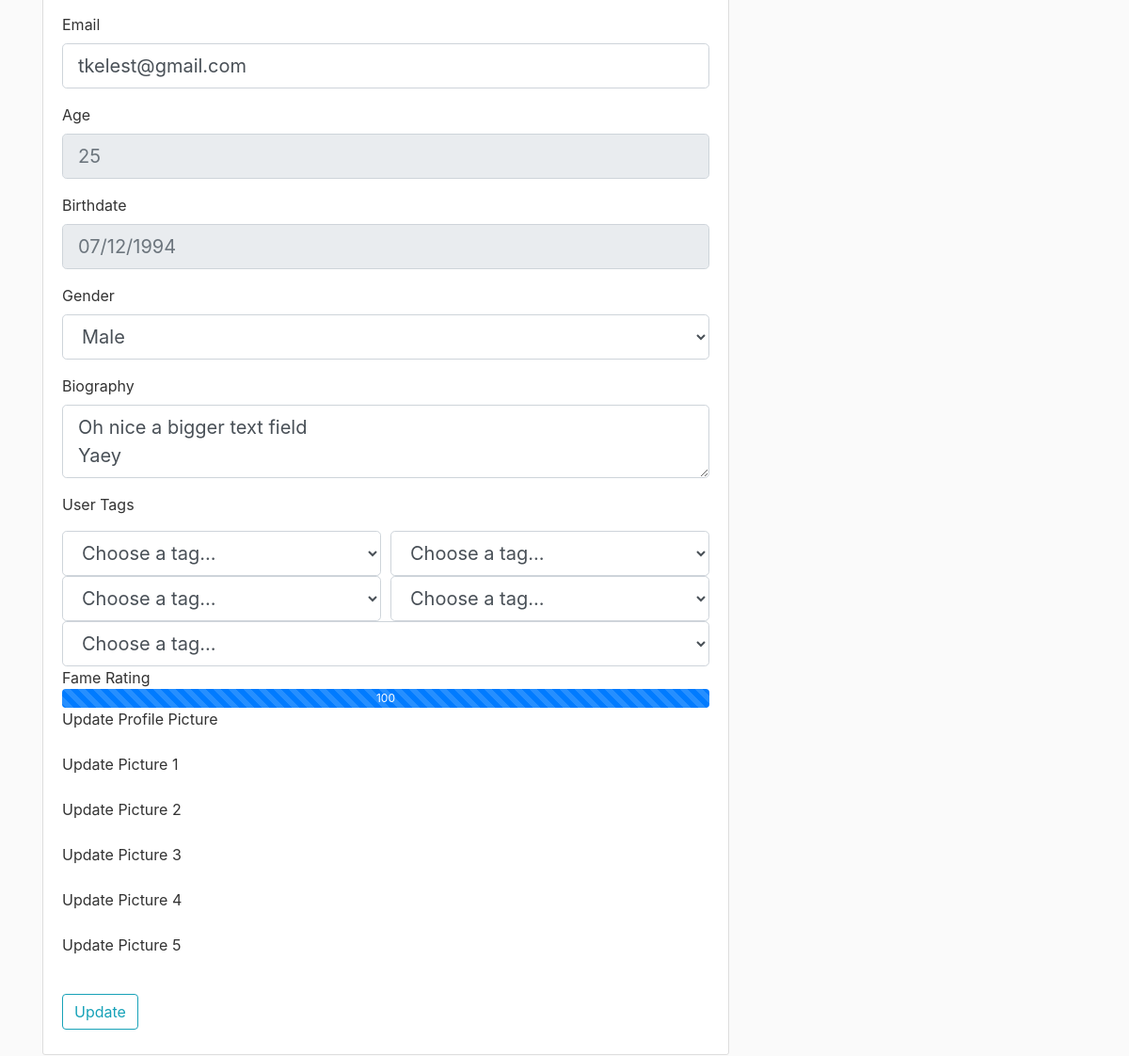
Before: /account (signed in, lower part) with the older database file.
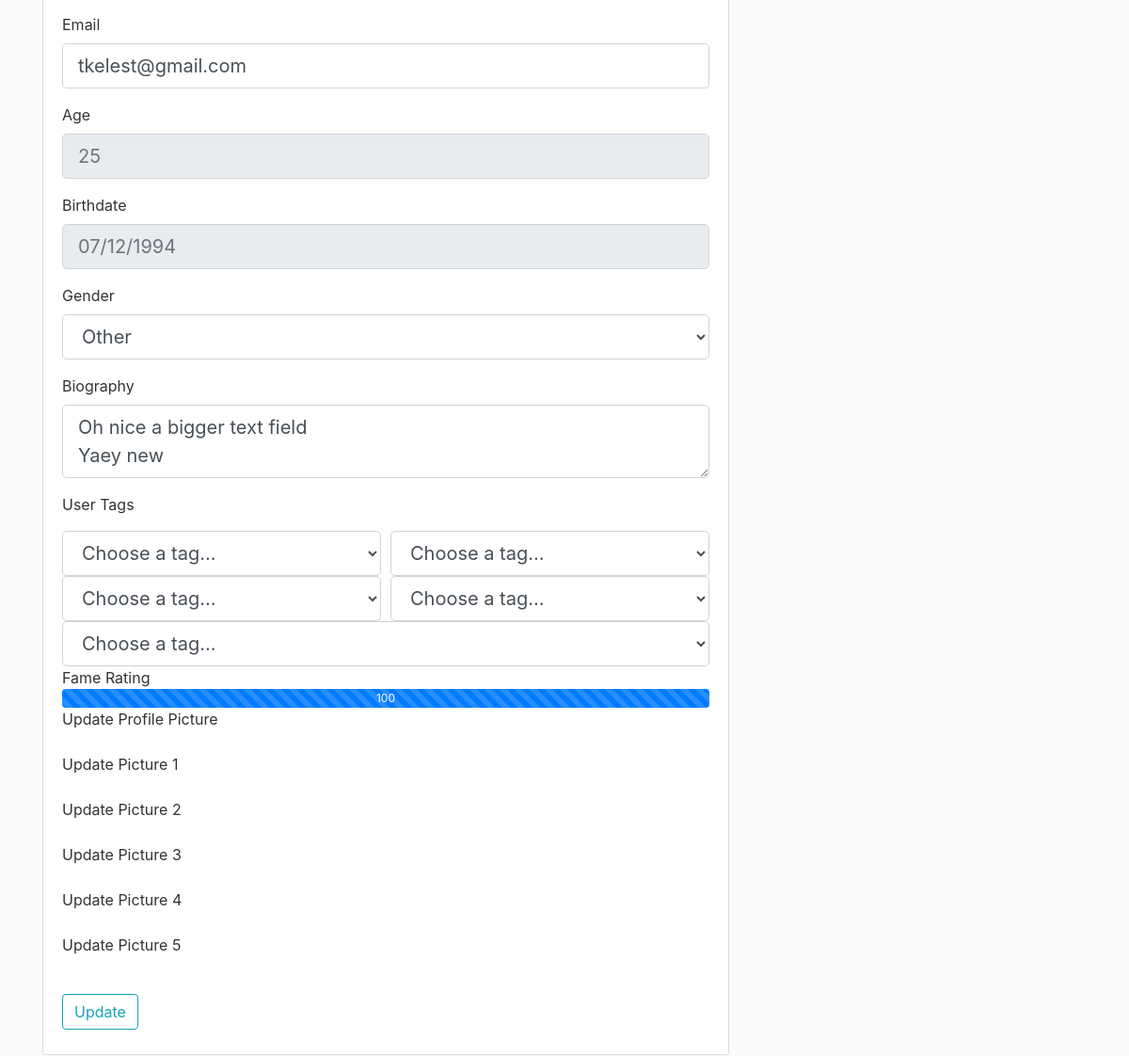
After: the same page with the newer database file.
### tables this page shows
CREATE TABLE users (
            user_id INTEGER PRIMARY KEY AUTOINCREMENT,
            firstname TEXT NOT NULL,
            lastname TEXT NOT NULL,
            age INTEGER NOT NULL,
            birthdate TEXT NOT NULL,
            username TEXT NOT NULL,
            email TEXT NOT NULL,
            password TEXT NOT NULL,
            gender TEXT NOT NULL,
            sexual_pref TEXT NULL,
            biography TEXT NULL,
            famerating INTEGER DEFAULT 100,
            image_file_p TEXT DEFAULT "default.jpg",
            image_file_1 TEXT NULL,
            image_file_2 TEXT NULL,
            image_file_3 TEXT NULL,
            image_file_4 TEXT NULL,
            image_file_5 TEXT NULL
            );

### matcha/routes.py (the view)
@app.route('/account', methods=['GET', 'POST'])
@login_required
def account():
    form = UpdateAccountForm()
    if form.validate_on_submit():
        conn = sql.connect('matcha\\users.db')
        cur = conn.cursor()
        img_type = None
        picture_file = None
        if form.picture_p.data:
            img_type = 'image_file_p'
            picture_file = save_picture(form.picture_p.data)
        elif form.picture_1.data:
            img_type = 'image_file_1'
            picture_file = save_picture(form.picture_1.data)
        elif form.picture_2.data:
            img_type = 'image_file_2'
            picture_file = save_picture(form.picture_2.data)
        elif form.picture_3.data:
            img_type = 'image_file_3'
            picture_file = save_picture(form.picture_3.data)
        elif form.picture_4.data:
            img_type = 'image_file_4'
            picture_file = save_picture(form.picture_4.data)
        elif form.picture_5.data:
            img_type = 'image_file_5'
            picture_file = save_picture(form.picture_5.data)
        if img_type != None:
            img = picture_file
            update_image(conn, cur, current_user, img_type, img)
        user = User('user_id', form.firstname.data, form.lastname.data, 'age', 'birthdate',
                form.username.data, form.email.data, 'hashed_password', form.gender.data, 'sexual_pref',
                form.biography.data, 'famerating', 'image_file_p', 'image_file_1', 'image_file_2',
                'image_file_3', 'image_file_4', 'image_file_5')
        update_user(conn, cur, user)
        conn.close()
        flash('Your account has been updated!', 'success')
        return redirect(url_for('account'))
    elif request.method == 'GET':
        form.firstname.data = current_user.firstname
        form.lastname.data  = current_user.lastname
        form.username.data  = current_user.username
        form.email.data     = current_user.email
        form.gender.data    = current_user.gender
        form.biography.data = current_user.biography
    image_file_p = url_for('static', filename='profile_pics/' + current_user.image_file_p)
    image_file_1 = url_for('static', filename='profile_pics/' + current_user.image_file_1) if current_user.image_file_1 else None
    image_file_2 = url_for('static', filename='profile_pics/' + current_user.image_file_2) if current_user.image_file_2 else None
    image_file_3 = url_for('static', filename='profile_pics/' + current_user.image_file_3) if current_user.image_file_3 else None
    image_file_4 = url_for('static', filename='profile_pics/' + current_user.image_file_4) if current_user.image_file_4 else None
    image_file_5 = url_for('static', filename='profile_pics/' + current_user.image_file_5) if current_user.image_file_5 else None
    images = [image_file_1, image_file_2, image_file_3, image_file_4, image_file_5]
    return render_template('account.html', title='Account', image_file_p=image_file_p, images=images, form=form)

### matcha/classes.py (called while the page is built)
    def __repr__(self):
        return "User('{}', '{}', '{}', '{}', '{}', '{}', '{}', '{}', '{}', '{}', '{}', {}, {}, {}, {}, {}, {}, {})".format(
        self.user_id, self.firstname, self.lastname, self.age, self.birthdate,
        self.username, self.email, self.password, self.gender, self.sexual_pref,
        self.biography, self.famerating, self.image_file_p, self.image_file_1,
        self.image_file_2, self.image_file_3, self.image_file_4, self.image_file_5)

### matcha/models.py (called while the page is built)
@login_manager.user_loader
def load_user(id):
    conn = sql.connect('matcha\\users.db')
    cur = conn.cursor()
    cur.execute("SELECT * from users where email = (?)", [id])
    userrow = cur.fetchone()
    print ('id ', id)
    print ('fetchone ', userrow)
    user = User(userrow[0], userrow[1], userrow[2], userrow[3], userrow[4],
            userrow[5], userrow[6], userrow[7], userrow[8], userrow[9],
            userrow[10], userrow[11], userrow[12], userrow[13], userrow[14],
            userrow[15], userrow[16], userrow[17])
    print('return id', user)
    return (user)

### matcha/templates/account.html (shortened to what the changed rows need)
{% extends "layout.html" %}
{% block content %}
    <div class="content-section">
        <form method="POST" action="" enctype="multipart/form-data">
            <fieldset class="form-group">
                <div class="form-group">
                    {{ form.email.label(class="form-control-label") }}
                    {% if form.email.errors %}
                    {{ form.email(class="form-control form-control-lg is-invalid") }}
                    <div class="invalid-feedback">
                        {% for error in form.email.errors %}
                            <span>{{ error }}</span>
                        {% endfor %}
                    </div>
                {% else %}
                    {{ form.email(class="form-control form-control-lg") }}
                {% endif %}
                </div>
                <div class="form-group">
                    <label class="form-control-label">Age</label>
                    <input class="form-control form-control-lg" type="text" placeholder="{{ current_user.age }}" readonly>
                </div>
                <div class="form-group">
                    <label class="form-control-label">Birthdate</label>
                    <input class="form-control form-control-lg" type="text" placeholder="{{ current_user.birthdate }}" readonly>
                </div>
                <div class="form-group">
                    {{ form.gender.label(class="form-control-label") }}
                    {% if form.gender.errors %}
                    {{ form.gender(class="form-control form-control-lg is-invalid") }}
                    <div class="invalid-feedback">
                        {% for error in form.gender.errors %}
                            <span>{{ error }}</span>
                        {% endfor %}
                    </div>
                {% else %}
                    {{ form.gender(class="form-control form-control-lg") }}
                {% endif %}
                </div>
                <div class="form-group">
                    {{ form.biography.label(class="form-control-label") }}
                    {% if form.biography.errors %}
                        {{ form.biography(class="form-control form-control-lg is-invalid") }}
                        <div class="invalid-feedback">
                            {% for error in form.biography.errors %}
                                <span>{{ error }}</span>
                            {% endfor %}
                        </div>
                    {% else %}
                        {{ form.biography(class="form-control form-control-lg") }}
                    {% endif %}
                </div>
                <div>
                    <div class="progress" style="height: 20px;">
                    <div class="progress-bar progress-bar-striped" role="progressbar" style="width: 100%;" aria-valuenow="100" aria-valuemin="0" aria-valuemax="100">{{ current_user.famerating }}</div>
                </div>
            </fieldset>
        </form>
    </div>
{% endblock content %}

Changed rows visible on the page:
changed users "tkelest@gmail.com": gender "Male" → "Other"; biography "Oh nice a bigger text field Yaey" → "Oh nice a bigger text field Yaey new"
